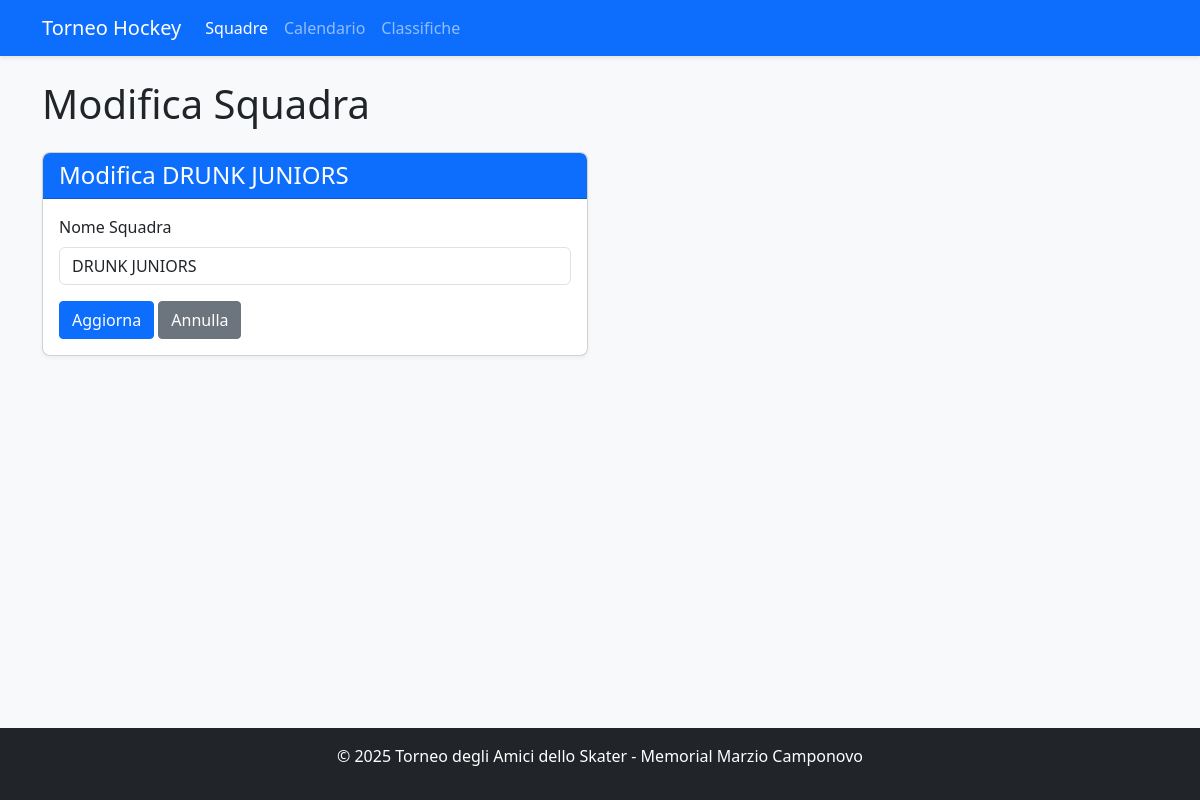
Before: /team/1/edit with the older database file.
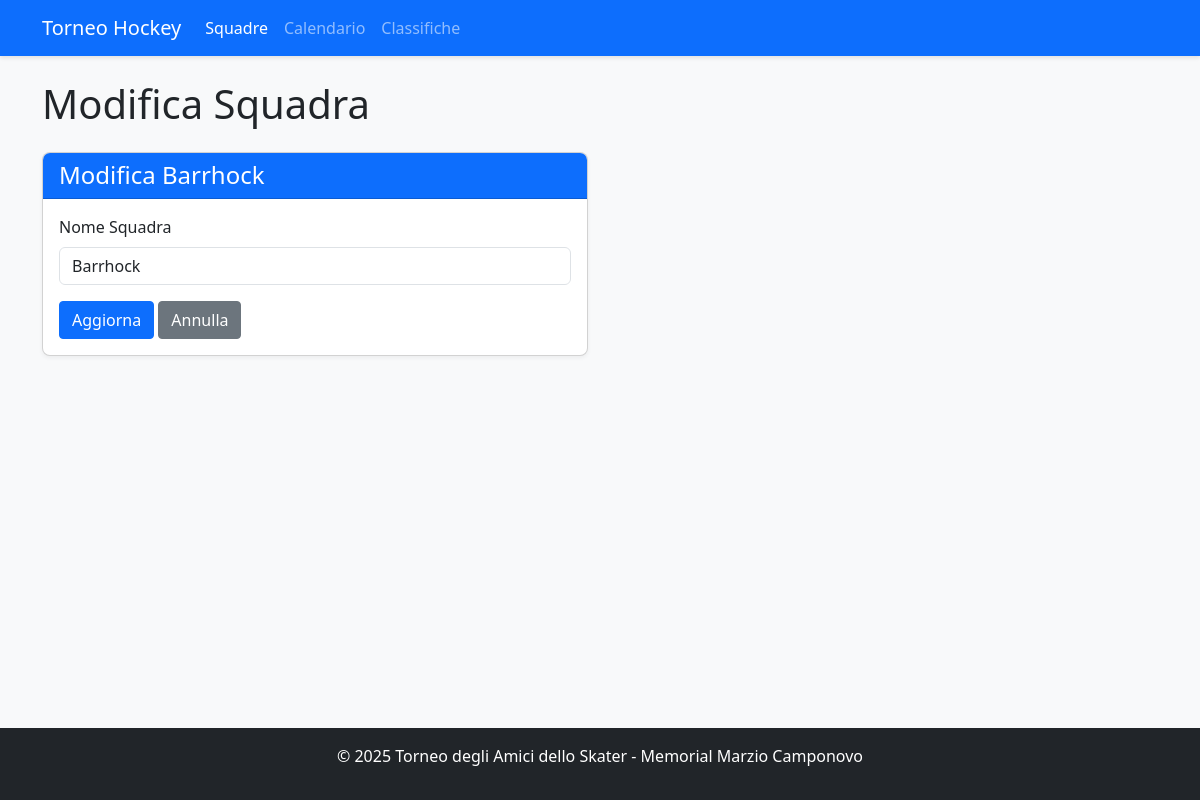
After: the same page with the newer database file.
### app.py (models this page shows, shortened)
class Team(db.Model):
    id = db.Column(db.Integer, primary_key=True)
    name = db.Column(db.String(100), nullable=False, unique=True)
    group = db.Column(db.String(1))  # A, B, C, or D
    players = db.relationship('Player', backref='team', lazy=True)
    matches = db.relationship(
        'Match',
        primaryjoin="or_(Team.id == Match.team1_id, Team.id == Match.team2_id)",
        lazy=True,
        overlaps="team1,team2"
    )
    wins = db.Column(db.Integer, default=0)
    losses = db.Column(db.Integer, default=0)
    draws = db.Column(db.Integer, default=0)
    goals_for = db.Column(db.Integer, default=0)
    goals_against = db.Column(db.Integer, default=0)
    points = db.Column(db.Integer, default=0)

### app.py (the view, shortened to what this page needs)
@app.route('/team/<int:team_id>/edit', methods=['GET', 'POST'])
def edit_team(team_id):
    team = Team.query.get_or_404(team_id)
    return render_template('edit_team.html', team=team)

### app.py (called while the page is built)
@app.context_processor
def inject_tournament_dates():
    try:
        formatted_dates = format_tournament_dates()
        return {'tournament_dates': formatted_dates}
    except Exception as e:
        current_year = datetime.now().year
        return {
            'tournament_dates': {
                'qualification_day1': {
                    'date': datetime(current_year, 7, 13).date(),
                    'formatted': f'13/07/{current_year}',
                    'day_name_it': 'Sabato'
                },
                'qualification_day2': {
                    'date': datetime(current_year, 7, 14).date(),
                    'formatted': f'14/07/{current_year}',
                    'day_name_it': 'Domenica'
                }
            }
        }

### templates/edit_team.html (shortened to what this page needs)
<!DOCTYPE html>
<html lang="it">
<head>
    <link rel="stylesheet" href="https://cdn.jsdelivr.net/npm/bootstrap@5.3.0/dist/css/bootstrap.min.css">
    <link rel="stylesheet" href="{{ url_for('static', filename='style.css') }}">
</head>
<body class="d-flex flex-column min-vh-100">
    <nav class="navbar navbar-expand-lg navbar-dark bg-primary">
        <div class="container">
            <a class="navbar-brand" href="{{ url_for('index') }}">Torneo Hockey</a>
            <div class="collapse navbar-collapse" id="navbarNav">
                <ul class="navbar-nav">
                    <li class="nav-item">
                        <a class="nav-link active" href="{{ url_for('teams') }}">Squadre</a>
                    </li>
                    <li class="nav-item">
                        <a class="nav-link" href="{{ url_for('schedule') }}">Calendario</a>
                    </li>
                    <li class="nav-item">
                        <a class="nav-link" href="{{ url_for('standings') }}">Classifiche</a>
                    </li>
                </ul>
            </div>
        </div>
    </nav>
    <div class="container mt-4">
        <h1>Modifica Squadra</h1>
        <div class="row mt-4">
            <div class="col-md-6">
                <div class="card">
                    <div class="card-header bg-primary text-white">
                        <h4 class="mb-0">Modifica {{ team.name }}</h4>
                    </div>
                    <div class="card-body">
                        <form method="post">
                            <div class="mb-3">
                                <label for="team_name" class="form-label">Nome Squadra</label>
                                <input type="text" class="form-control" id="team_name" name="team_name" value="{{ team.name }}" required>
                            </div>
                            <button type="submit" class="btn btn-primary">Aggiorna</button>
                            <a href="{{ url_for('teams') }}" class="btn btn-secondary">Annulla</a>
                        </form>
                    </div>
                </div>
            </div>
        </div>
    </div>
    <footer class="bg-dark text-white py-3 mt-auto">
        <div class="container text-center">
            <p>© 2025 Torneo degli Amici dello Skater - Memorial Marzio Camponovo</p>
        </div>
    </footer>
</body>
</html>

Changed rows visible on the page:
changed Team: name "DRUNK JUNIORS" → "Barrhock"; team_name "DRUNK JUNIORS" → "Barrhock"
